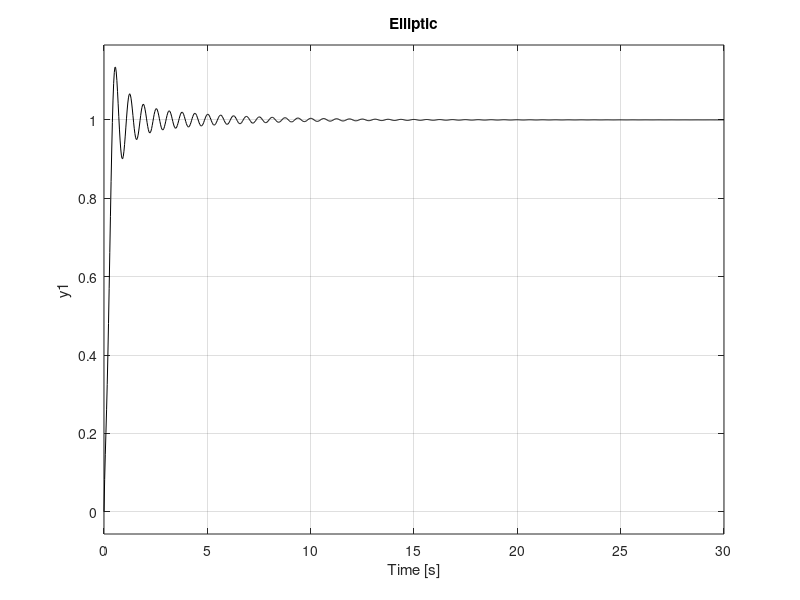

This figure's MATLAB source:
% Comparison of step response of the 4 filters
wc=10; % desired cut-off frequency
N=5; % order of the filter
Rp=0.5; %decibels of ripple in the pass band
Rs=20; %decibels of ripple in the stop band
[num,den]=butter(N,wc,'s'); %analog Butterworth filter
G=tf(num,den); %transfer function
subplot(2,2,1); step(G,'k'); %step response of G
title('Butterworth');

[num,den]=cheby1(N,Rp,wc,'s'); %analog Chebyshev 1 filter
G=tf(num,den); %transfer function
subplot(2,2,2); step(G,'k'); %step response of G
title('Chebyshev 1');

[num,den]=cheby2(N,Rs,wc,'s'); %analog Chebyshev 2 filter
G=tf(num,den); %transfer function
subplot(2,2,3); step(G,'k'); %step response of G
title('Chebyshev 2');

[num,den]=ellip(N,Rp,Rs,wc,'s'); %analog elliptic filter
G=tf(num,den); %transfer function
subplot(2,2,4); step(G,'k'); %step response of G
title('Elliptic');
